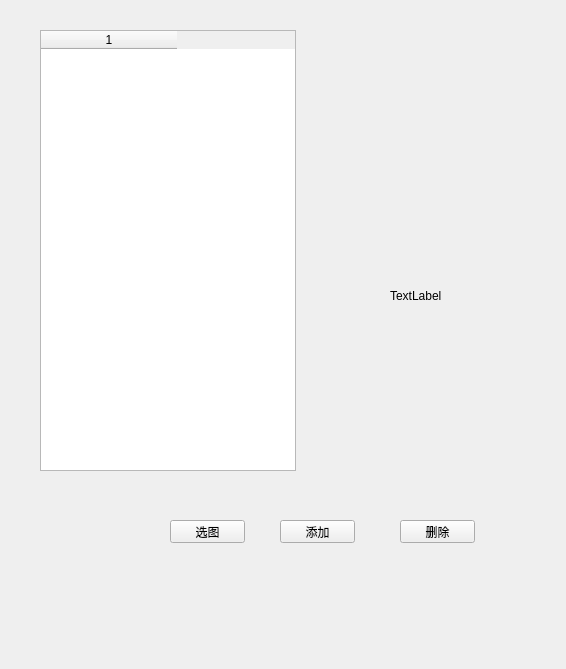
<?xml version="1.0" encoding="UTF-8"?>
<ui version="4.0">
 <class>Form</class>
 <widget class="QWidget" name="Form">
  <property name="geometry">
   <rect>
    <x>0</x>
    <y>0</y>
    <width>566</width>
    <height>669</height>
   </rect>
  </property>
  <property name="windowTitle">
   <string>Form</string>
  </property>
  <widget class="QTableWidget" name="tableWidget">
   <property name="geometry">
    <rect>
     <x>40</x>
     <y>30</y>
     <width>256</width>
     <height>441</height>
    </rect>
   </property>
   <property name="columnCount">
    <number>1</number>
   </property>
   <attribute name="horizontalHeaderVisible">
    <bool>true</bool>
   </attribute>
   <attribute name="horizontalHeaderDefaultSectionSize">
    <number>136</number>
   </attribute>
   <attribute name="horizontalHeaderShowSortIndicator" stdset="0">
    <bool>false</bool>
   </attribute>
   <column/>
  </widget>
  <widget class="QPushButton" name="pushButton">
   <property name="geometry">
    <rect>
     <x>170</x>
     <y>520</y>
     <width>75</width>
     <height>23</height>
    </rect>
   </property>
   <property name="text">
    <string>选图</string>
   </property>
  </widget>
  <widget class="QLabel" name="label">
   <property name="geometry">
    <rect>
     <x>390</x>
     <y>290</y>
     <width>54</width>
     <height>12</height>
    </rect>
   </property>
   <property name="text">
    <string>TextLabel</string>
   </property>
  </widget>
  <widget class="QPushButton" name="pushButton_2">
   <property name="geometry">
    <rect>
     <x>280</x>
     <y>520</y>
     <width>75</width>
     <height>23</height>
    </rect>
   </property>
   <property name="text">
    <string>添加</string>
   </property>
  </widget>
  <widget class="QPushButton" name="pushButton_3">
   <property name="geometry">
    <rect>
     <x>400</x>
     <y>520</y>
     <width>75</width>
     <height>23</height>
    </rect>
   </property>
   <property name="text">
    <string>删除</string>
   </property>
  </widget>
 </widget>
 <resources/>
 <connections/>
</ui>
